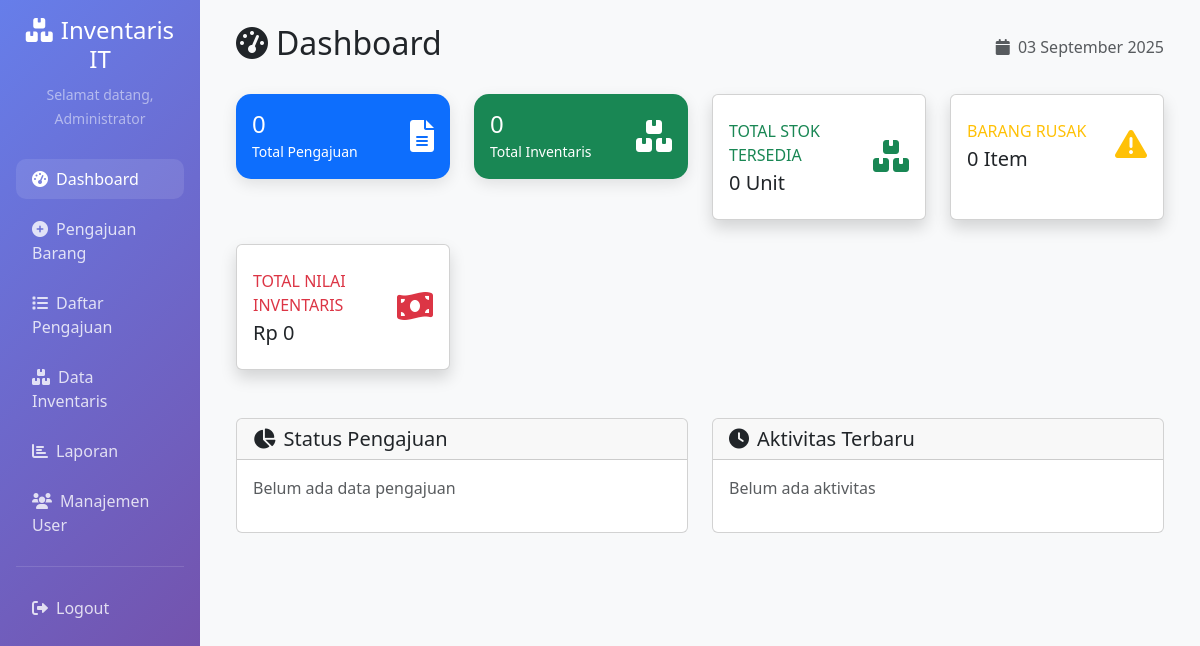
/dashboard.php (signed in), run on an earlier commit of the app's database.
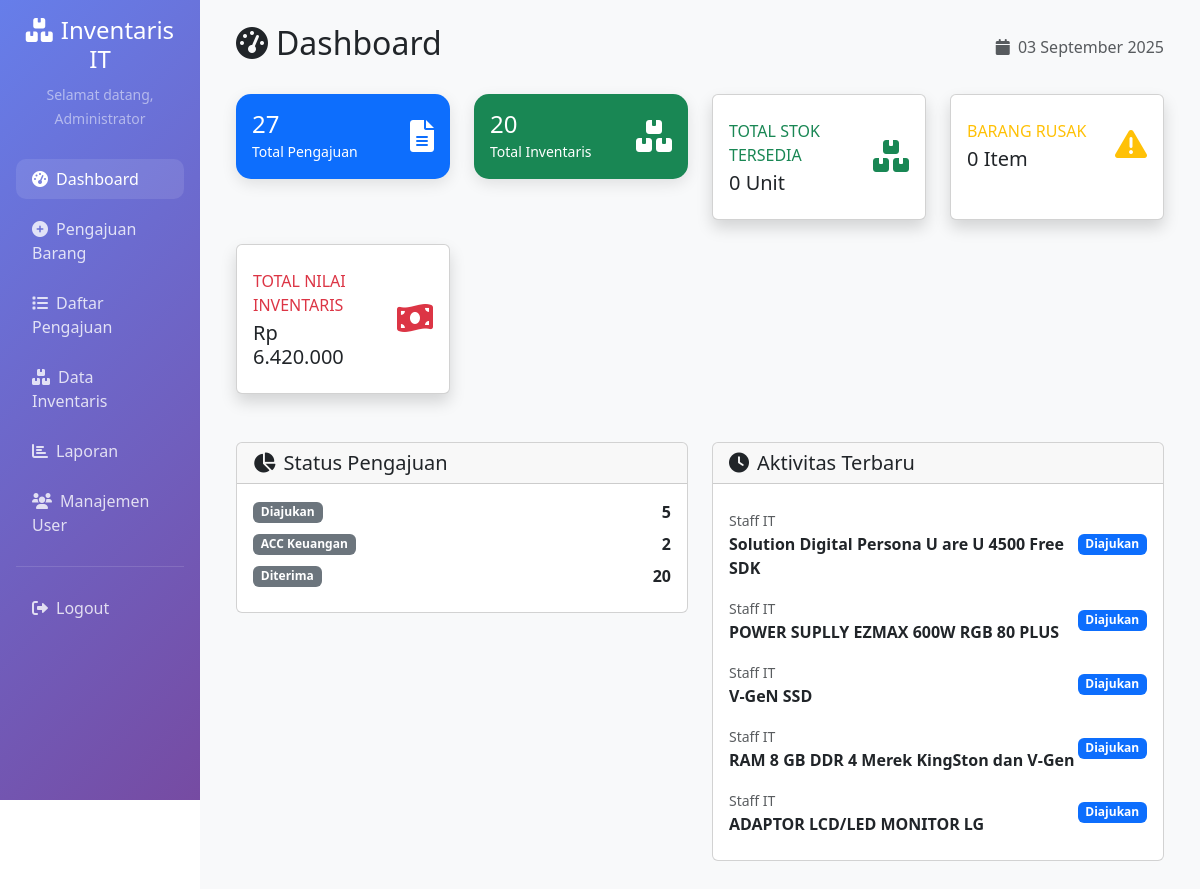
And on a later commit of the database.
### tables this page shows
CREATE TABLE `pengajuan_barang` (
  `id` int(11) NOT NULL,
  `nama_barang` varchar(200) NOT NULL,
  `spesifikasi` text DEFAULT NULL,
  `alasan_pengajuan` text NOT NULL,
  `jumlah` int(11) NOT NULL,
  `perkiraan_harga` decimal(15,2) DEFAULT NULL,
  `status` enum('Diajukan','Diverifikasi','Ditolak','ACC Keuangan','Ditolak Keuangan','Dibeli','Diterima') DEFAULT 'Diajukan',
  `staff_id` int(11) DEFAULT NULL,
  `tanggal_pengajuan` timestamp NOT NULL DEFAULT current_timestamp(),
  `tanggal_verifikasi` timestamp NULL DEFAULT NULL,
  `tanggal_acc_keuangan` timestamp NULL DEFAULT NULL,
  `catatan_verifikasi` text DEFAULT NULL,
  `catatan_keuangan` text DEFAULT NULL
);

CREATE TABLE `users` (
  `id` int(11) NOT NULL,
  `username` varchar(50) NOT NULL,
  `password` varchar(255) NOT NULL,
  `nama` varchar(100) NOT NULL,
  `role` enum('staff','kepala','keuangan','ob','admin') NOT NULL,
  `created_at` timestamp NOT NULL DEFAULT current_timestamp()
);

### dashboard.php (the view, shortened to what this page needs)
<?php
require_once 'config/database.php';
$role = $_SESSION['role'];
$sql = "SELECT COUNT(*) as total FROM pengajuan_barang";
$result = $conn->query($sql);
$total_pengajuan = $result->fetch_assoc()['total'];
$sql = "SELECT status, COUNT(*) as count FROM pengajuan_barang GROUP BY status";
$result = $conn->query($sql);
$status_counts = [];
while ($row = $result->fetch_assoc()) {
    $status_counts[$row['status']] = $row['count'];
}
$sql = "SELECT COUNT(*) as total FROM inventaris";
$result = $conn->query($sql);
$total_inventaris = $result->fetch_assoc()['total'];
$sql = "SELECT SUM(stok) as total_stok FROM inventaris WHERE status = 'Tersedia'";
$result = $conn->query($sql);
$total_stok = $result->fetch_assoc()['total_stok'] ?: 0;
$sql = "SELECT COUNT(*) as total FROM inventaris WHERE status = 'Rusak'";
$result = $conn->query($sql);
$total_rusak = $result->fetch_assoc()['total'];
$sql = "SELECT SUM(i.harga * (i.stok + IFNULL(dd.total_divisi, 0))) AS total_nilai
        FROM inventaris i
        LEFT JOIN (
            SELECT inventaris_id, SUM(stok_divisi) AS total_divisi
            FROM distribusi_divisi
            GROUP BY inventaris_id
        ) dd ON dd.inventaris_id = i.id";
$result = $conn->query($sql);
$rowNilai = $result->fetch_assoc();
$total_nilai = $rowNilai && $rowNilai['total_nilai'] ? $rowNilai['total_nilai'] : 0;
?>
<!DOCTYPE html>
<html lang="id">
<head>
    <link href="https://cdn.jsdelivr.net/npm/bootstrap@5.3.0/dist/css/bootstrap.min.css" rel="stylesheet">
    <link href="https://cdnjs.cloudflare.com/ajax/libs/font-awesome/6.0.0/css/all.min.css" rel="stylesheet">
    <link rel="stylesheet" href="https://cdn.datatables.net/1.13.6/css/dataTables.bootstrap5.min.css">
</head>
<body>
    <div class="container-fluid">
        <div class="row">
            <div class="col-md-3 col-lg-2 px-0">
                <div class="sidebar p-3">
                    <div class="text-center mb-4">
                        <h4 class="text-white"><i class="fas fa-boxes me-2"></i>Inventaris IT</h4>
                        <small class="text-white-50">Selamat datang, <?php echo $_SESSION['nama']; ?></small>
                    </div>
                    <nav class="nav flex-column">
                        <a class="nav-link active" href="dashboard.php">
                            <i class="fas fa-tachometer-alt me-2"></i>Dashboard
                        </a>
                        <?php if (in_array($role, ['staff', 'admin'])): ?>
                        <a class="nav-link" href="pengajuan.php">
                            <i class="fas fa-plus-circle me-2"></i>Pengajuan Barang
                        </a>
                        <?php endif; ?>
                        <a class="nav-link" href="daftar_pengajuan.php">
                            <i class="fas fa-list me-2"></i>Daftar Pengajuan
                        </a>
                        <?php if (!in_array($role, ['keuangan'])): ?>
                        <a class="nav-link" href="inventaris.php">
                            <i class="fas fa-boxes me-2"></i>Data Inventaris
                        </a>
                        <?php endif; ?>
                        <?php if (in_array($role, ['admin', 'kepala'])): ?>
                        <a class="nav-link" href="laporan.php">
                            <i class="fas fa-chart-bar me-2"></i>Laporan
                        </a>
                        <?php endif; ?>
                        <?php if ($role == 'admin'): ?>
                        <a class="nav-link" href="users.php">
                            <i class="fas fa-users me-2"></i>Manajemen User
                        </a>
                        <?php endif; ?>
                        <hr class="text-white-50">
                        <a class="nav-link" href="logout.php">
                            <i class="fas fa-sign-out-alt me-2"></i>Logout
                        </a>
                    </nav>
                </div>
            </div>
            <div class="col-md-9 col-lg-10 main-content">
                <div class="p-4">
                    <div class="d-flex justify-content-between align-items-center mb-4">
                        <h2><i class="fas fa-tachometer-alt me-2"></i>Dashboard</h2>
                        <div class="text-muted">
                            <i class="fas fa-calendar me-1"></i>
                            <?php echo date('d F Y'); ?>
                        </div>
                    </div>
                    <div class="row mb-4">
                        <div class="col-md-3 mb-3">
                            <div class="card card-stats bg-primary text-white">
                                <div class="card-body">
                                    <div class="d-flex justify-content-between">
                                        <div>
                                            <h4 class="mb-0"><?php echo $total_pengajuan; ?></h4>
                                            <small>Total Pengajuan</small>
                                        </div>
                                        <div class="align-self-center">
                                            <i class="fas fa-file-alt fa-2x"></i>
                                        </div>
                                    </div>
                                </div>
                            </div>
                        </div>
                        <div class="col-md-3 mb-3">
                            <div class="card card-stats bg-success text-white">
                                <div class="card-body">
                                    <div class="d-flex justify-content-between">
                                        <div>
                                            <h4 class="mb-0"><?php echo $total_inventaris; ?></h4>
                                            <small>Total Inventaris</small>
                                        </div>
                                        <div class="align-self-center">
                                            <i class="fas fa-boxes fa-2x"></i>
                                        </div>
                                    </div>
                                </div>
                            </div>
                        </div>
                        <div class="col-xl-3 col-md-6 mb-4">
                            <div class="card border-left-success shadow h-100 py-2">
                                <div class="card-body">
                                    <div class="row no-gutters align-items-center">
                                        <div class="col mr-2">
                                            <div class="text-xs font-weight-bold text-success text-uppercase mb-1">
                                                Total Stok Tersedia
                                            </div>
                                            <div class="h5 mb-0 font-weight-bold text-gray-800"><?= $total_stok ?> Unit</div>
                                        </div>
                                        <div class="col-auto">
                                            <i class="fas fa-boxes fa-2x text-success"></i>
                                        </div>
                                    </div>
                                </div>
                            </div>
                        </div>
                        <div class="col-xl-3 col-md-6 mb-4">
                            <div class="card border-left-warning shadow h-100 py-2">
                                <div class="card-body">
                                    <div class="row no-gutters align-items-center">
                                        <div class="col mr-2">
                                            <div class="text-xs font-weight-bold text-warning text-uppercase mb-1">
                                                Barang Rusak
                                            </div>
                                            <div class="h5 mb-0 font-weight-bold text-gray-800"><?= $total_rusak ?> Item</div>
                                        </div>
                                        <div class="col-auto">
                                            <i class="fas fa-exclamation-triangle fa-2x text-warning"></i>
                                        </div>
                                    </div>
                                </div>
                            </div>
                        </div>
                        <div class="col-xl-3 col-md-6 mb-4">
                            <div class="card border-left-danger shadow h-100 py-2">
                                <div class="card-body">
                                    <div class="row no-gutters align-items-center">
                                        <div class="col mr-2">
                                            <div class="text-xs font-weight-bold text-danger text-uppercase mb-1">
                                                Total Nilai Inventaris
                                            </div>
                                            <div class="h5 mb-0 font-weight-bold text-gray-800">Rp <?= number_format($total_nilai, 0, ',', '.') ?></div>
                                        </div>
                                        <div class="col-auto">
                                            <i class="fas fa-money-bill-wave fa-2x text-danger"></i>
                                        </div>
                                    </div>
                                </div>
                            </div>
                        </div>
                    </div>
                    <div class="row">
                        <div class="col-md-6 mb-4">
                            <div class="card">
                                <div class="card-header">
                                    <h5 class="mb-0"><i class="fas fa-chart-pie me-2"></i>Status Pengajuan</h5>
                                </div>
                                <div class="card-body">
                                    <?php if (empty($status_counts)): ?>
                                        <p class="text-muted">Belum ada data pengajuan</p>
                                    <?php else: ?>
                                        <?php foreach ($status_counts as $status => $count): ?>
                                        <div class="d-flex justify-content-between align-items-center mb-2">
                                            <span class="badge bg-secondary"><?php echo $status; ?></span>
                                            <span class="fw-bold"><?php echo $count; ?></span>
                                        </div>
                                        <?php endforeach; ?>
                                    <?php endif; ?>
                                </div>
                            </div>
                        </div>
                        <div class="col-md-6 mb-4">
                            <div class="card">
                                <div class="card-header">
                                    <h5 class="mb-0"><i class="fas fa-clock me-2"></i>Aktivitas Terbaru</h5>
                                </div>
                                <div class="card-body">
                                    <div class="list-group list-group-flush">
                                        <?php
                                        $sql = "SELECT pb.nama_barang, pb.status, pb.tanggal_pengajuan, u.nama as staff_name
                                                FROM pengajuan_barang pb
                                                JOIN users u ON pb.staff_id = u.id
                                                ORDER BY pb.tanggal_pengajuan DESC LIMIT 5";
                                        $result = $conn->query($sql);
                                        if ($result->num_rows > 0):
                                            while ($row = $result->fetch_assoc()):
                                        ?>
                                        <div class="d-flex justify-content-between align-items-center py-2">
                                            <div>
                                                <small class="text-muted"><?php echo $row['staff_name']; ?></small><br>
                                                <strong><?php echo $row['nama_barang']; ?></strong>
                                            </div>
                                            <span class="badge bg-primary"><?php echo $row['status']; ?></span>
                                        </div>
                                        <?php
                                            endwhile;
                                        else:
                                        ?>
                                        <p class="text-muted">Belum ada aktivitas</p>
                                        <?php endif; ?>
                                    </div>
                                </div>
                            </div>
                        </div>
                    </div>
                </div>
            </div>
        </div>
    </div>
</body>
</html>

### dashboard.php (style rules this page uses)
.sidebar { min-height: 100vh; background: linear-gradient(135deg, #667eea 0%, #764ba2 100%); }
.sidebar .nav-link { color: rgba(255, 255, 255, 0.8); border-radius: 10px; margin: 5px 0; }
.sidebar .nav-link:hover, .sidebar .nav-link.active { color: white; background: rgba(255, 255, 255, 0.1); }
.card-stats { border: none; border-radius: 15px; box-shadow: 0 5px 15px rgba(0, 0, 0, 0.1); transition: transform 0.3s; }
.main-content { background-color: #f8f9fa; min-height: 100vh; }

What changed in the data, as far as the page shows it:
added pengajuan_barang: staff.nama "Staff IT", nama_barang "Solution Digital Persona U are U 4500 Free SDK", status "Diajukan"
added pengajuan_barang: staff.nama "Staff IT", nama_barang "POWER SUPLLY EZMAX 600W RGB 80 PLUS", status "Diajukan"
added pengajuan_barang: staff.nama "Staff IT", nama_barang "V-GeN SSD", status "Diajukan"
added pengajuan_barang: staff.nama "Staff IT", nama_barang "RAM 8 GB DDR 4 Merek KingSton dan V-Gen", status "Diajukan"
added pengajuan_barang: staff.nama "Staff IT", nama_barang "ADAPTOR LCD/LED MONITOR LG", status "Diajukan"
Also different on the page:
$total_pengajuan: "0" → "27"
$total_inventaris: "0" → "20"
$total_nilai: "0" → "6.420.000"
new list line: "Diajukan 5"
new list line: "ACC Keuangan 2"
new list line: "Diterima 20"
text no longer shown: "Belum ada data pengajuan Belum ada aktivitas"
